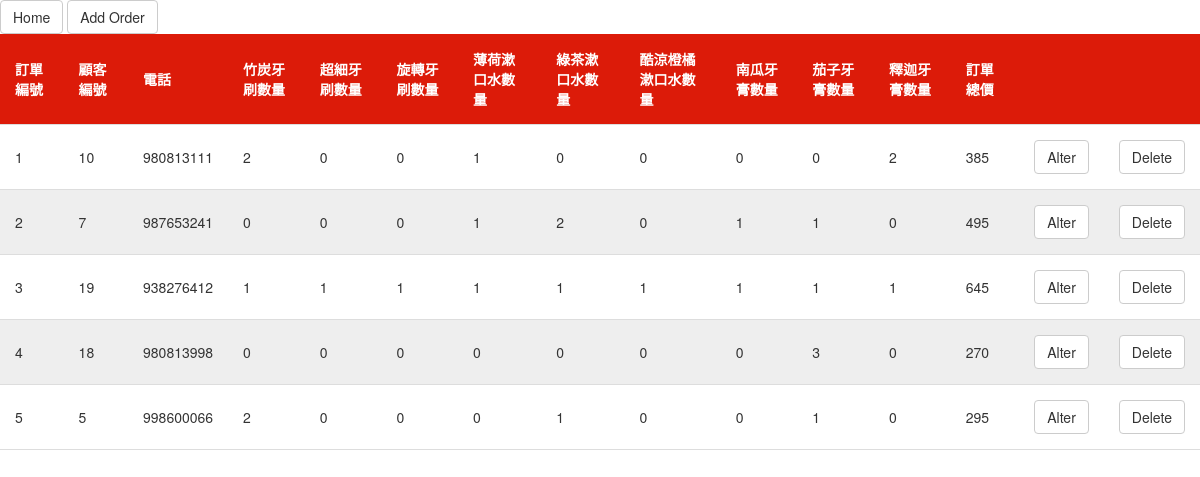
The page /all_Order.php on the database its author committed.
### tables this page shows
CREATE TABLE `colgate_order` (
  `order_id` int(10) NOT NULL,
  `cus_CID` int(11) NOT NULL,
  `cus_name` varchar(10) NOT NULL,
  `phone_no.` int(10) NOT NULL,
  `toothbrush_bam_price` int(11) NOT NULL,
  `toothbrush_bam_quan` int(10) NOT NULL,
  `toothbrush_thin_price` int(11) NOT NULL,
  `toothbrush_thin_quan` int(11) NOT NULL,
  `toothbrush_spiral_price` int(11) NOT NULL,
  `toothbrush_spiral_quan` int(11) NOT NULL,
  `mouthwash_mint_price` int(11) NOT NULL,
  `mouthwash_mint_quan` int(11) NOT NULL,
  `mouthwash_tea_price` int(11) NOT NULL,
  `mouthwash_tea_quan` int(11) NOT NULL,
  `mouthwash_orange_price` int(11) NOT NULL,
  `mouthwash_orange_quan` int(11) NOT NULL,
  `toothpaste_pum_price` int(11) NOT NULL,
  `toothpaste_pum_quan` int(11) NOT NULL,
  `toothpaste_egg_price` int(11) NOT NULL,
  `toothpaste_egg_quan` int(11) NOT NULL,
  `toothpaste_buddhist_price` int(11) NOT NULL,
  `toothpaste_buddhist_quan` int(11) NOT NULL,
  `Total` int(11) NOT NULL
);

### all_Order.php (the view, shortened to what this page needs)
<?php
    require_once('Db_connect.php');
	$res = $mysqli->query("select * from colgate_order");
?>
<!DOCTYPE html>
<html>
<head>
    <link rel="stylesheet" href="https://maxcdn.bootstrapcdn.com/bootstrap/3.3.7/css/bootstrap.min.css">
</head>
<body>
	<a href="Index.php"><button type ="button" class="btn btn-default">Home</button></a>
	<a href="add_Order.php"><button type="button" class="btn btn-default">Add Order</button></a>
	<table id = "t01">
		<tr>
			<th>訂單編號</th>
			<th>顧客編號</th>
			<th>電話</th>
            <th>竹炭牙刷數量</th>
            <th>超細牙刷數量</th>
            <th>旋轉牙刷數量</th>
            <th>薄荷漱口水數量</th>
            <th>綠茶漱口水數量</th>
            <th>酷涼橙橘漱口水數量</th>
            <th>南瓜牙膏數量</th>
            <th>茄子牙膏數量</th>
			<th>釋迦牙膏數量</th>
			<th>訂單總價</th>
			<th></th>
			<th></th>
		</tr>
		<?php while($rs = mysqli_fetch_row($res)) { ?>
		<tr>
			<td><?php echo $rs[0];?></td>
			<td><?php echo $rs[1];?></td>
			<td><?php echo $rs[3];?></td>
            <td><?php echo $rs[5];?></td>
            <td><?php echo $rs[7];?></td>
            <td><?php echo $rs[9];?></td>
            <td><?php echo $rs[11];?></td>
            <td><?php echo $rs[13];?></td>
			<td><?php echo $rs[15];?></td>
            <td><?php echo $rs[17];?></td>
            <td><?php echo $rs[19];?></td>
            <td><?php echo $rs[21];?></td>
			<td><?php echo $rs[22];?></td>
			<td><button type ="button" class="btn btn-default" onclick="upd(<?php echo $rs[0];?>)">Alter</button></td>
			<td><button type ="button" class="btn btn-default" onclick="del(<?php echo $rs[0];?>)">Delete</button></td>
		</tr>
		<?php } ?>
	</table>
</body>
</html>

### all_Order.php (style rules this page uses)
table { width:100%; }
table, th, td { border-collapse: collapse; }
th, td { padding: 15px; text-align: left; border-bottom: 1px solid #ddd; }
table#t01 tr:nth-child(even) { background-color: #fff; }
table#t01 tr:nth-child(odd) { background-color: #eee; }
table#t01 th { background-color: #dc1b09; color: white; }

### rows shown on the page
colgate_order: order_id "1", cus_CID "10", value "980813111", toothbrush_bam_quan "2", toothbrush_thin_quan "0", toothbrush_spiral_quan "0", mouthwash_mint_quan "1", mouthwash_tea_quan "0", mouthwash_orange_quan "0", toothpaste_pum_quan "0", toothpaste_egg_quan "0", toothpaste_buddhist_quan "2", Total "385"
colgate_order: order_id "2", cus_CID "7", value "987653241", toothbrush_bam_quan "0", toothbrush_thin_quan "0", toothbrush_spiral_quan "0", mouthwash_mint_quan "1", mouthwash_tea_quan "2", mouthwash_orange_quan "0", toothpaste_pum_quan "1", toothpaste_egg_quan "1", toothpaste_buddhist_quan "0", Total "495"
colgate_order: order_id "3", cus_CID "19", value "938276412", toothbrush_bam_quan "1", toothbrush_thin_quan "1", toothbrush_spiral_quan "1", mouthwash_mint_quan "1", mouthwash_tea_quan "1", mouthwash_orange_quan "1", toothpaste_pum_quan "1", toothpaste_egg_quan "1", toothpaste_buddhist_quan "1", Total "645"
colgate_order: order_id "4", cus_CID "18", value "980813998", toothbrush_bam_quan "0", toothbrush_thin_quan "0", toothbrush_spiral_quan "0", mouthwash_mint_quan "0", mouthwash_tea_quan "0", mouthwash_orange_quan "0", toothpaste_pum_quan "0", toothpaste_egg_quan "3", toothpaste_buddhist_quan "0", Total "270"
colgate_order: order_id "5", cus_CID "5", value "998600066", toothbrush_bam_quan "2", toothbrush_thin_quan "0", toothbrush_spiral_quan "0", mouthwash_mint_quan "0", mouthwash_tea_quan "1", mouthwash_orange_quan "0", toothpaste_pum_quan "0", toothpaste_egg_quan "1", toothpaste_buddhist_quan "0", Total "295"
